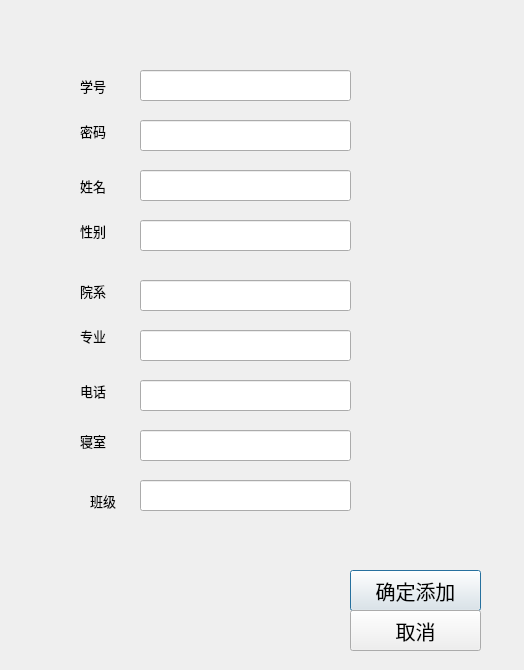
<?xml version="1.0" encoding="UTF-8"?>
<ui version="4.0">
 <class>Add_Student</class>
 <widget class="QDialog" name="Add_Student">
  <property name="geometry">
   <rect>
    <x>0</x>
    <y>0</y>
    <width>524</width>
    <height>670</height>
   </rect>
  </property>
  <property name="windowTitle">
   <string>Dialog</string>
  </property>
  <widget class="QWidget" name="widget" native="true">
   <property name="geometry">
    <rect>
     <x>10</x>
     <y>0</y>
     <width>491</width>
     <height>661</height>
    </rect>
   </property>
   <widget class="QPushButton" name="pushButton">
    <property name="geometry">
     <rect>
      <x>340</x>
      <y>570</y>
      <width>131</width>
      <height>41</height>
     </rect>
    </property>
    <property name="font">
     <font>
      <family>方正粗圆宋简体</family>
      <pointsize>15</pointsize>
     </font>
    </property>
    <property name="text">
     <string>确定添加</string>
    </property>
   </widget>
   <widget class="QLineEdit" name="NamelineEdit">
    <property name="geometry">
     <rect>
      <x>130</x>
      <y>170</y>
      <width>211</width>
      <height>31</height>
     </rect>
    </property>
   </widget>
   <widget class="QLabel" name="label">
    <property name="geometry">
     <rect>
      <x>70</x>
      <y>170</y>
      <width>41</width>
      <height>31</height>
     </rect>
    </property>
    <property name="font">
     <font>
      <family>方正粗圆宋简体</family>
      <pointsize>10</pointsize>
     </font>
    </property>
    <property name="text">
     <string>姓名</string>
    </property>
   </widget>
   <widget class="QLabel" name="label_2">
    <property name="geometry">
     <rect>
      <x>70</x>
      <y>70</y>
      <width>41</width>
      <height>31</height>
     </rect>
    </property>
    <property name="font">
     <font>
      <family>方正粗圆宋简体</family>
      <pointsize>10</pointsize>
     </font>
    </property>
    <property name="text">
     <string>学号</string>
    </property>
   </widget>
   <widget class="QLabel" name="label_3">
    <property name="geometry">
     <rect>
      <x>70</x>
      <y>380</y>
      <width>41</width>
      <height>21</height>
     </rect>
    </property>
    <property name="font">
     <font>
      <family>方正粗圆宋简体</family>
      <pointsize>10</pointsize>
     </font>
    </property>
    <property name="text">
     <string>电话</string>
    </property>
   </widget>
   <widget class="QLineEdit" name="NumberlineEdit">
    <property name="geometry">
     <rect>
      <x>130</x>
      <y>70</y>
      <width>211</width>
      <height>31</height>
     </rect>
    </property>
   </widget>
   <widget class="QLineEdit" name="TellineEdit">
    <property name="geometry">
     <rect>
      <x>130</x>
      <y>380</y>
      <width>211</width>
      <height>31</height>
     </rect>
    </property>
   </widget>
   <widget class="QLineEdit" name="YuanxilineEdit">
    <property name="geometry">
     <rect>
      <x>130</x>
      <y>280</y>
      <width>211</width>
      <height>31</height>
     </rect>
    </property>
   </widget>
   <widget class="QLabel" name="label_4">
    <property name="geometry">
     <rect>
      <x>70</x>
      <y>280</y>
      <width>41</width>
      <height>21</height>
     </rect>
    </property>
    <property name="font">
     <font>
      <family>方正粗圆宋简体</family>
      <pointsize>10</pointsize>
     </font>
    </property>
    <property name="text">
     <string>院系</string>
    </property>
   </widget>
   <widget class="QLabel" name="label_5">
    <property name="geometry">
     <rect>
      <x>70</x>
      <y>320</y>
      <width>41</width>
      <height>31</height>
     </rect>
    </property>
    <property name="font">
     <font>
      <family>方正粗圆宋简体</family>
      <pointsize>10</pointsize>
     </font>
    </property>
    <property name="text">
     <string>专业</string>
    </property>
   </widget>
   <widget class="QLineEdit" name="ZhuanyelineEdit">
    <property name="geometry">
     <rect>
      <x>130</x>
      <y>330</y>
      <width>211</width>
      <height>31</height>
     </rect>
    </property>
   </widget>
   <widget class="QPushButton" name="pushButton_2">
    <property name="geometry">
     <rect>
      <x>340</x>
      <y>610</y>
      <width>131</width>
      <height>41</height>
     </rect>
    </property>
    <property name="font">
     <font>
      <family>方正粗圆宋简体</family>
      <pointsize>15</pointsize>
     </font>
    </property>
    <property name="text">
     <string>取消</string>
    </property>
   </widget>
   <widget class="QLabel" name="label_6">
    <property name="geometry">
     <rect>
      <x>70</x>
      <y>430</y>
      <width>31</width>
      <height>21</height>
     </rect>
    </property>
    <property name="font">
     <font>
      <family>方正粗圆宋简体</family>
      <pointsize>10</pointsize>
     </font>
    </property>
    <property name="text">
     <string>寝室</string>
    </property>
   </widget>
   <widget class="QLineEdit" name="QinshilineEdit">
    <property name="geometry">
     <rect>
      <x>130</x>
      <y>430</y>
      <width>211</width>
      <height>31</height>
     </rect>
    </property>
   </widget>
   <widget class="QLineEdit" name="ClasslineEdit">
    <property name="geometry">
     <rect>
      <x>130</x>
      <y>480</y>
      <width>211</width>
      <height>31</height>
     </rect>
    </property>
   </widget>
   <widget class="QLabel" name="label_7">
    <property name="geometry">
     <rect>
      <x>80</x>
      <y>490</y>
      <width>51</width>
      <height>21</height>
     </rect>
    </property>
    <property name="font">
     <font>
      <family>方正粗圆宋简体</family>
      <pointsize>10</pointsize>
     </font>
    </property>
    <property name="text">
     <string>班级</string>
    </property>
   </widget>
   <widget class="QLineEdit" name="SexlineEdit">
    <property name="geometry">
     <rect>
      <x>130</x>
      <y>220</y>
      <width>211</width>
      <height>31</height>
     </rect>
    </property>
   </widget>
   <widget class="QLabel" name="label_8">
    <property name="geometry">
     <rect>
      <x>70</x>
      <y>220</y>
      <width>41</width>
      <height>21</height>
     </rect>
    </property>
    <property name="font">
     <font>
      <family>方正粗圆宋简体</family>
      <pointsize>10</pointsize>
     </font>
    </property>
    <property name="text">
     <string>性别</string>
    </property>
   </widget>
   <widget class="QLineEdit" name="PasswordlineEdit">
    <property name="geometry">
     <rect>
      <x>130</x>
      <y>120</y>
      <width>211</width>
      <height>31</height>
     </rect>
    </property>
   </widget>
   <widget class="QLabel" name="label_10">
    <property name="geometry">
     <rect>
      <x>70</x>
      <y>120</y>
      <width>51</width>
      <height>21</height>
     </rect>
    </property>
    <property name="font">
     <font>
      <family>方正粗圆宋简体</family>
      <pointsize>10</pointsize>
     </font>
    </property>
    <property name="text">
     <string>密码</string>
    </property>
   </widget>
  </widget>
 </widget>
 <resources/>
 <connections/>
</ui>
